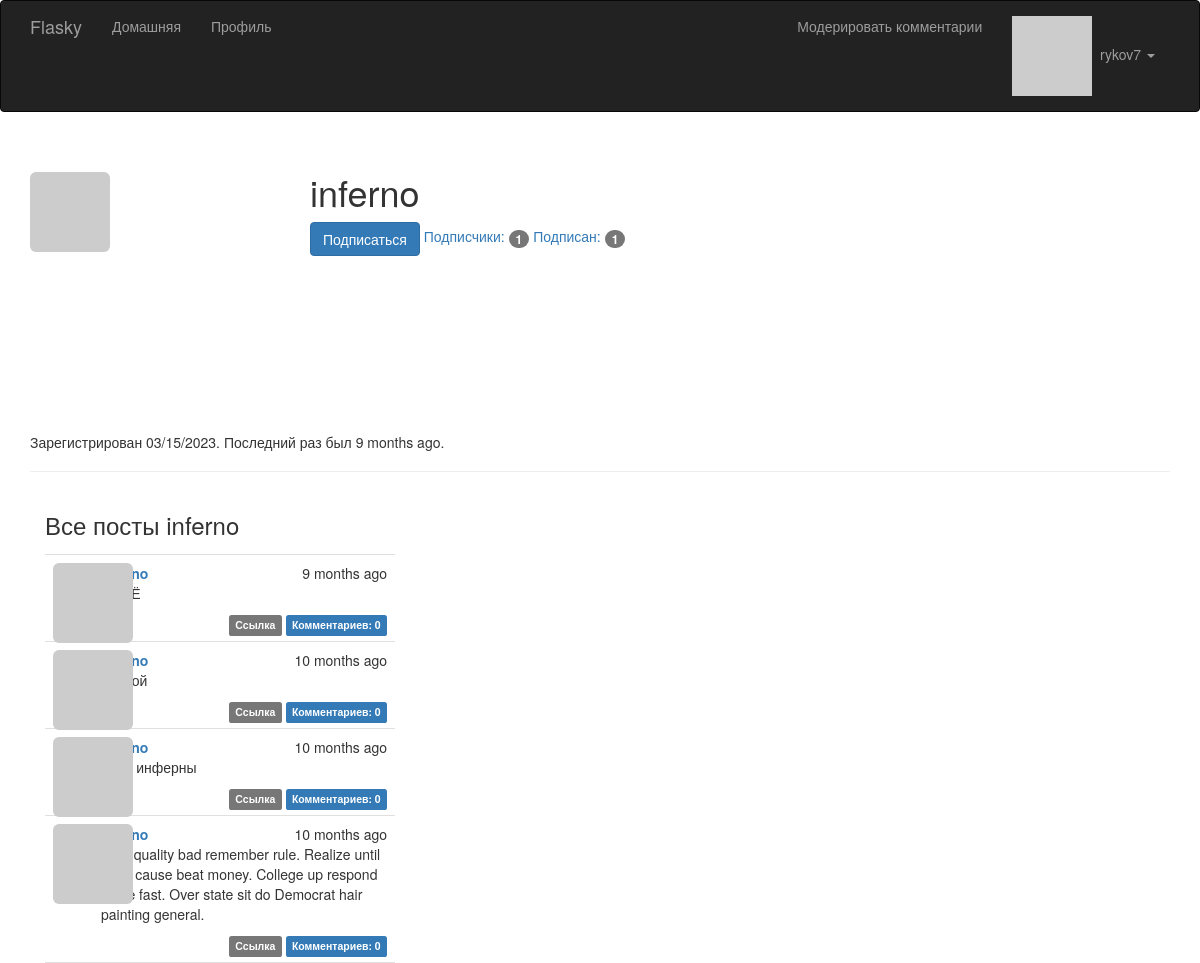
The app's page /user/inferno (signed in), older data.
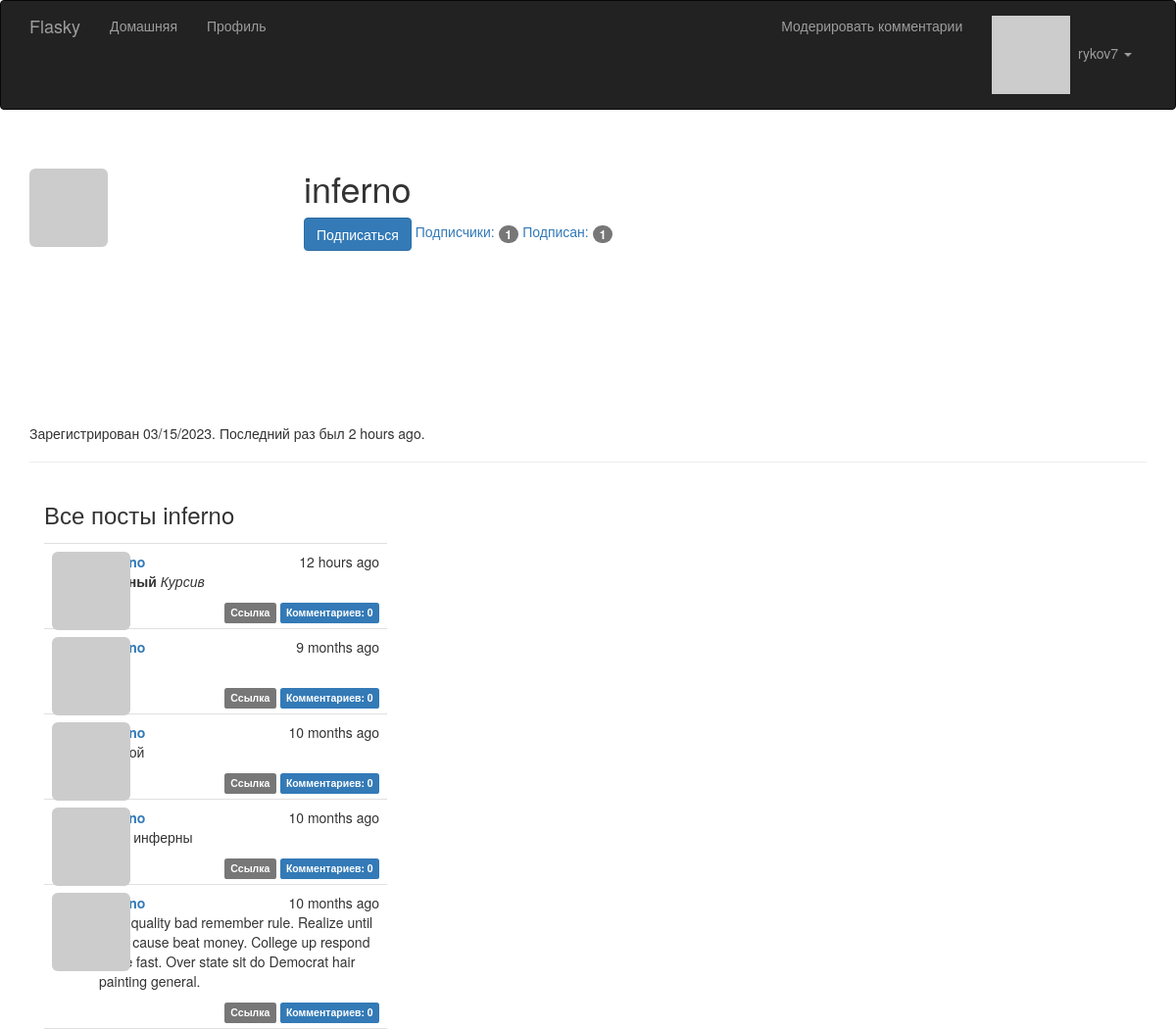
The same page, newer data.
### app/models.py (models this page shows, shortened)
class User(UserMixin, db.Model):
    __tablename__ = 'users'
    id = db.Column(db.Integer, primary_key=True)
    email = db.Column(db.String(64), unique=True, index=True)
    username = db.Column(db.String(64), unique=True, index=True)
    password_hash = db.Column(db.String(128))
    role_id = db.Column(db.Integer, db.ForeignKey('roles.id'))
    confirmed = db.Column(db.Boolean, default=False)
    name = db.Column(db.String(64))
    location = db.Column(db.String(64))
    about_me = db.Column(db.Text())
    member_since = db.Column(db.DateTime(), default=datetime.utcnow)
    last_seen = db.Column(db.DateTime(), default=datetime.utcnow)
    avatar_hash = db.Column(db.String(32))
    posts = db.relationship('Post', backref='author', lazy='dynamic')
    comments = db.relationship('Comment', backref='author', lazy='dynamic')
    followed = db.relationship('Follow',
                               foreign_keys=[Follow.follower_id],
                               backref=db.backref('follower', lazy='joined'),
                               lazy='dynamic',
                               cascade='all, delete-orphan')
    followers = db.relationship('Follow',
                                foreign_keys=[Follow.followed_id],
                                backref=db.backref('followed', lazy='joined'),
                                lazy='dynamic',
                                cascade='all, delete-orphan')
    @property
    def password(self):
        raise AttributeError('password is not a readable attribute')
    def can(self, perm):
        return self.role is not None and self.role.has_permission(perm)
    def is_administrator(self):
        return self.can(Permission.ADMIN)
    def ping(self):
        self.last_seen = datetime.utcnow()
        db.session.add(self)
        db.session.commit()
    def gravatar(self, size=100, default='identicon', rating='g'):
        if request.is_secure:
            url = 'https://secure.gravatar.com/avatar'
        else:
            url = 'http://secure.gravatar.com/avatar'
        hash = hashlib.md5(self.email.lower().encode('utf-8')).hexdigest()
        return f'{url}/{hash}?s={size}&d={default}&r={rating}'
    def is_following(self, user):
        if user.id is None:
            return False
        return self.followed.filter_by(
            followed_id=user.id).first() is not None

class Post(db.Model):
    __tablename__ = 'posts'
    id = db.Column(db.Integer, primary_key=True)
    body = db.Column(db.Text)
    body_html = db.Column(db.Text)
    timestamp = db.Column(db.DateTime, index=True, default=datetime.utcnow)
    author_id = db.Column(db.Integer, db.ForeignKey('users.id'))
    comments = db.relationship('Comment', backref='post', lazy='dynamic')

### app/main/views.py (the view)
@main.route('/user/<username>')
def user(username):
    user = User.query.filter_by(username=username).first_or_404()
    posts = user.posts.order_by(Post.timestamp.desc()).all()
    return render_template('user.html', user=user, posts=posts)

### app/auth/views.py (called while the page is built)
@auth.before_app_request
def before_request():
    if current_user.is_authenticated:
        current_user.ping()
        if not current_user.confirmed \
                and request.blueprint != 'auth' \
                and request.endpoint != 'static':
            return redirect(url_for('auth.unconfirmed'))

### app/main/__init__.py (called while the page is built)
@main.app_context_processor
def inject_permissions():
    return dict(Permission=Permission)

### app/main/views.py (called while the page is built)
@main.after_app_request
def after_request(response):
    for query in get_debug_queries():
        if query.duration >= current_app.config['FLASKY_SLOW_DB_QUERY_TIME']:
            current_app.logger.warning(
                'Slow query: %s\nParameters: %s\nDuration: %fs\nContext: %s\n' %
                (query.statement, query.parameters, query.duration, query.context))
    return response

### app/models.py (called while the page is built)
@login_manager.user_loader
def load_user(user_id):
    return User.query.get(int(user_id))

    def has_permission(self, perm):
        return self.permissions & perm == perm

### app/templates/user.html (shortened to what this page needs)
{% extends "base.html" %}
{% import "bootstrap/wtf.html" as wtf %}
{% block page_content %}
    <div class="page-header">
        <img class="img-rounded profile-thumbnail" src="{{ user.gravatar(size=256) }}">
        <div class="profile-header">
            <h1>{{ user.username }}</h1>
        {% if current_user.can(Permission.FOLLOW) and user != current_user %}
            {% if not current_user.is_following(user) %}
            <a href="{{ url_for('.follow', username=user.username) }}"
               class="btn btn-primary">Подписаться</a>
            {% else %}
            <a href="{{ url_for('.unfollow', username=user.username) }}"
               class="btn btn-default">Отписаться</a>
            {% endif %}
        {% endif %}
        <a href="{{ url_for('.followers', username=user.username) }}">
            Подписчики: <span class="badge">{{ user.followers.count() - 1 }}</span></a>
        <a href="{{ url_for('.followed_by', username=user.username) }}">
            Подписан: <span class="badge">{{ user.followed.count() - 1 }}</span></a>
            </div>
        <p>
            Зарегистрирован {{ moment(user.member_since).format('L') }}.
            Последний раз был {{ moment(user.last_seen).fromNow() }}.
        </p>
    </div>
    <div class="col-md-4">
        <h3>Все посты {{user.username}} </h3>
        {% include '_posts.html' %}
    </div>
{% endblock %}

### app/templates/_posts.html (shortened to what this page needs)
<ul class="posts">
    {% for post in posts %}
    <li class="post">
        <div class="profile-thumbnail">
            <a href="{{ url_for('.user', username=post.author.username) }}">
                <img class="img-rounded profile-thumbnail" src="{{ post.author.gravatar(size=40) }}">
            </a>
        </div>
        <div class="post-date">{{ moment(post.timestamp).fromNow() }}</div>
        <div class="post-author">
            <a href="{{ url_for('.user', username=post.author.username) }}">
            </a>
        </div>
       <div class="post-content">
        <div class="post-body">
            {% if post.body_html %}
                {{ post.body_html | safe }}
            {% else %}
                {{ post.body }}
        {% endif %}
        </div>
        <div class="post-footer">
            <a href="{{ url_for('.post', id=post.id) }}">
                <span class="label label-default">Ссылка</span></a>
            <a href="{{ url_for('.post', id=post.id) }}#comments">
                <span class="label label-primary">
                Комментариев: {{ post.comments.count() }}
                </span></a>
        </div>
</div>
    </li>
    {% endfor %}
</ul>

Row changes from the older to the newer data that the page shows:
changed User "inferno": last_seen "9 months ago" → "2 hours ago"
added Post: timestamp "12 hours ago", body_html "Курсив", comments.count "0"
